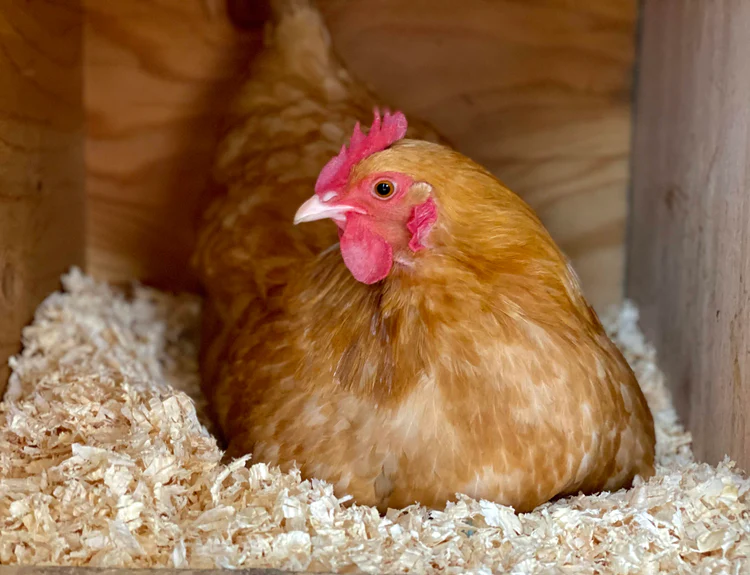
#> input picture uke 50/bilder/chickenc.png, 750 x 575 px, found by its file name
$ python g.py
#> lines starting #> are read from the running program, lines starting #| are printed output that depends on the picture
from PIL import Image

def add_polaroid_frame(image_path, frame_path, output_path):

#> called with image_path = 'bilder/chickenc.png', frame_path = 'bilder/polaroid.png', output_path = 'saved photo polaroid.jpg'
    image = Image.open(image_path)
#> image is the input picture: PIL image 750x575 RGB; mean R, G, B 145.5, 106.3, 72.5
    frame = Image.open(frame_path)
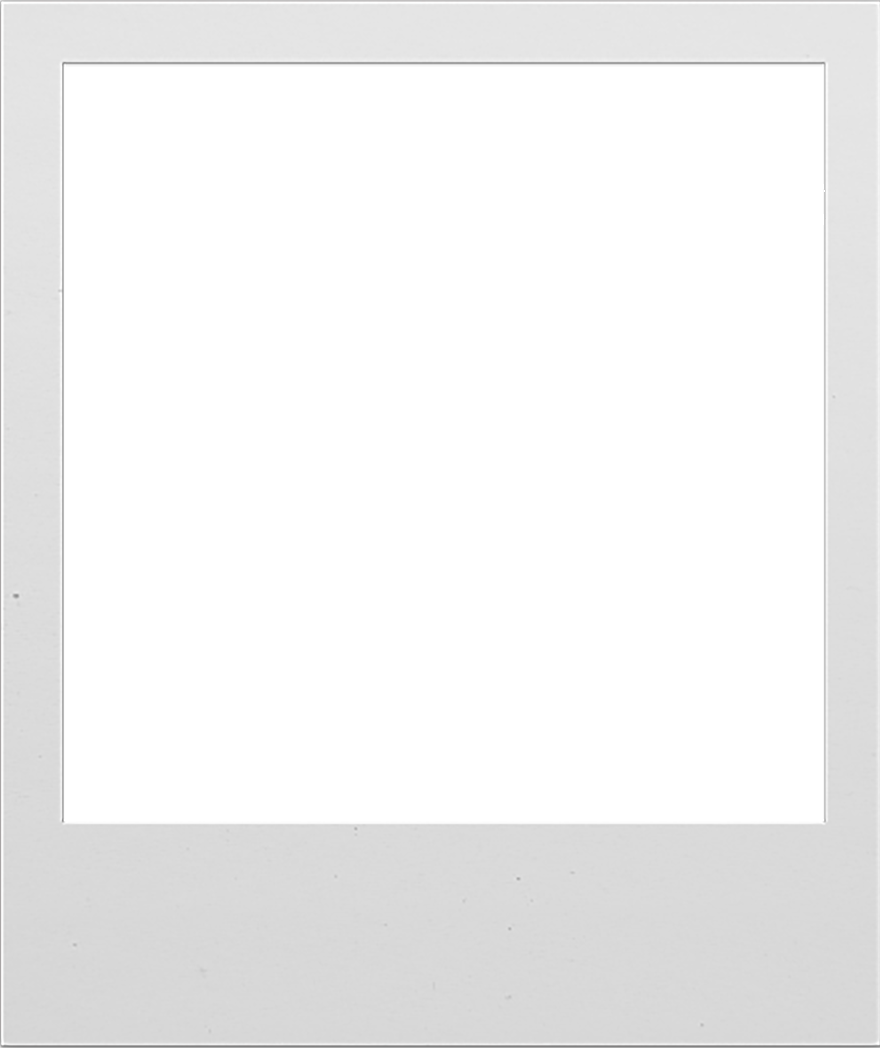
#> input picture uke 50/bilder/polaroid.png, 880 x 1048 px, found by its file name
#> frame is the input picture: PIL image 880x1048 RGBA; mean R, G, B, A 240.3, 240.3, 240.3, 95.1

    width, height = image.size
#> width = 750; height = 575
    min_dimension = min(width, height)
#> min_dimension = 575
    cropped_image = image.crop(((width - min_dimension) // 2, (height - min_dimension) // 2,
                                (width + min_dimension) // 2, (height + min_dimension) // 2))
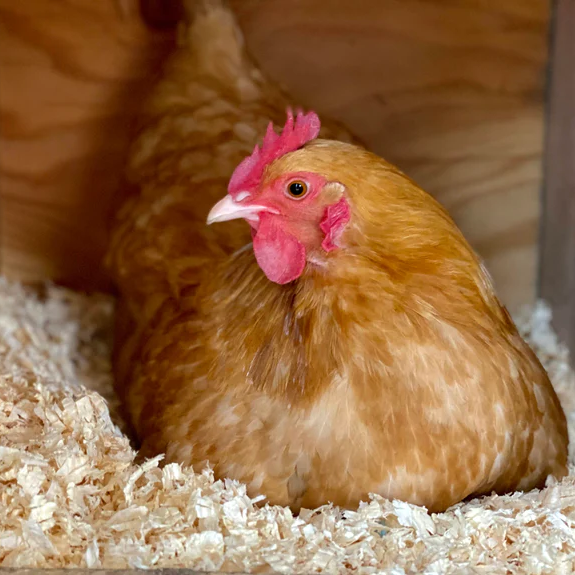
#> cropped_image: PIL image 575x575 RGB; mean R, G, B 147, 104.1, 67.3

    scaled_image = cropped_image.resize((760, 760), Image.LANCZOS)

    canvas = Image.new('RGB', frame.size)
#> canvas: PIL image 880x1048 RGB; every value is 0

    canvas.paste(scaled_image, (64, 64))
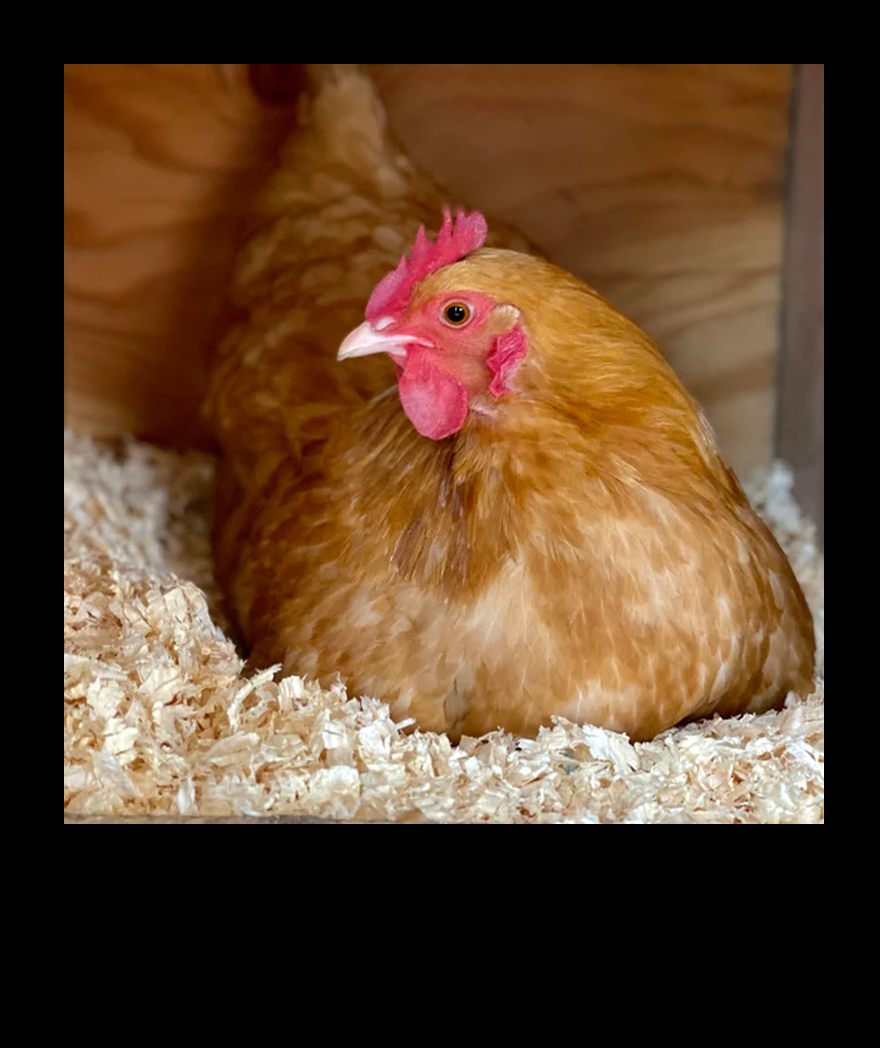
#> canvas: PIL image 880x1048 RGB; mean R, G, B 92.1, 65.2, 42.2

    canvas.paste(frame, (0, 0), frame)
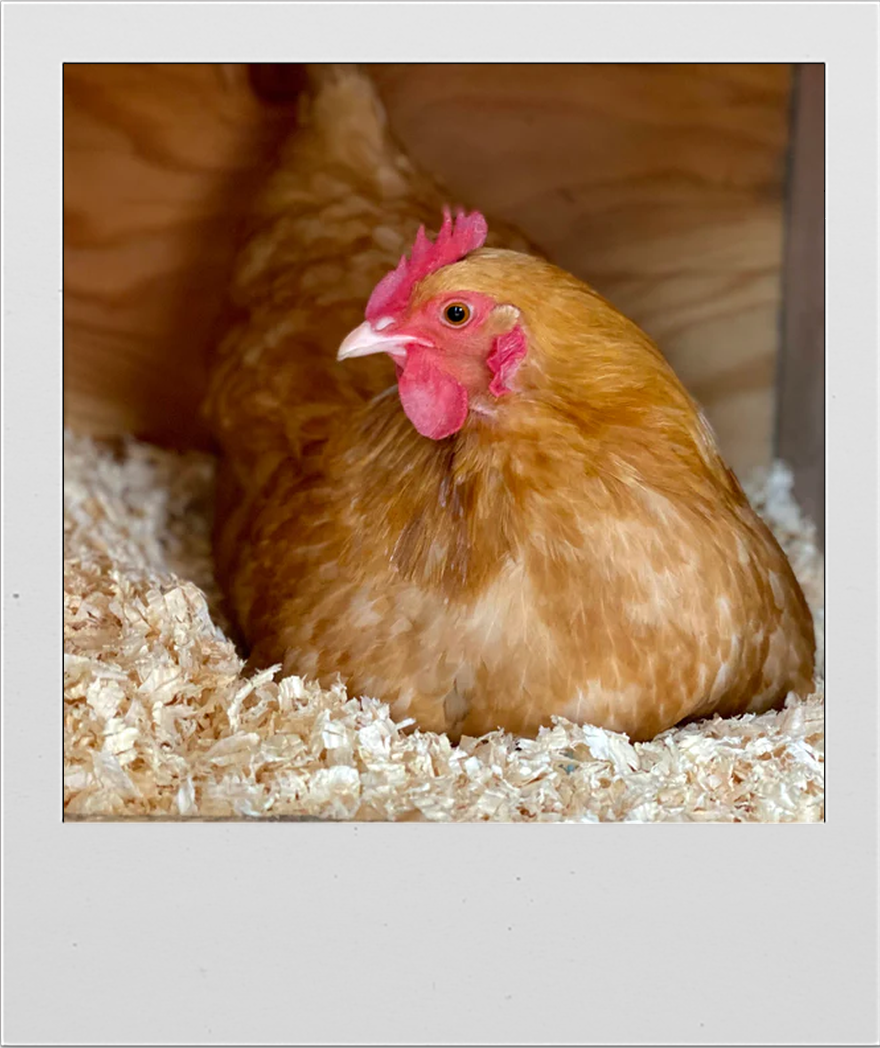
#> canvas: PIL image 880x1048 RGB; mean R, G, B 173.6, 146.7, 123.7

    canvas.save(output_path)

image_path = 'bilder/chickenc.png'
frame_path = 'bilder/polaroid.png'
output_path = 'saved photo polaroid.jpg'

add_polaroid_frame(image_path, frame_path, output_path)
